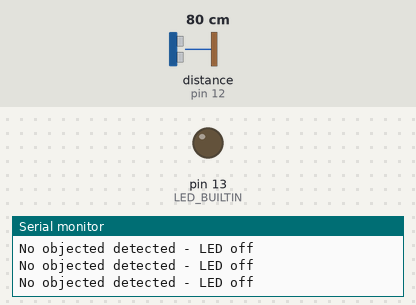
A sketch run on a simulated Arduino Uno, built with avr-gcc and run on an emulated ATmega328P. Parts: output pins drawn as LEDs (lit = HIGH), the last lines printed to the serial monitor. Wiring (inferred from the names in the program): ultrasonic range finder: trigger pin 11; echo pin 12. The test bench sets the inputs (shaded band); at power-on: distance to the obstacle (sensor on pin 12) 80 cm. The echo pulse lasts 58.3 µs per cm; pins used as bus, display or sensor lines are not drawn.

Above: at 1.2 s.
1.3 s: distance to the obstacle (sensor on pin 12) set to 12 cm
4.3 s: distance to the obstacle (sensor on pin 12) set to 9 cm
At 5.8 s:
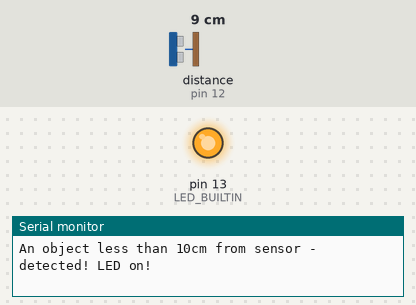
Timing chart, 0 to 13.0 s (numbered marks = the images above; inputs shaded):
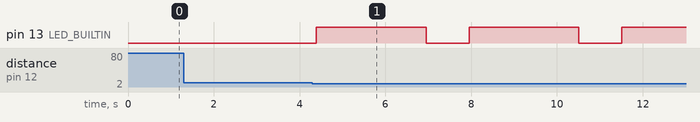

The sketch:

T1P.ino
```cpp
const int trigger = 11;
const int echo = 12;

int getUltrasonicDistance() {
  // Function to retreive the distance reading of the ultrasonic sensor
  long duration;
  int distance;

  // Assure the trigger pin is LOW:
  digitalWrite(trigger, LOW);
  // Brief pause:
  delayMicroseconds(5);

  // Trigger the sensor by setting the trigger to HIGH:
  digitalWrite(trigger, HIGH);
  // Wait a moment before turning off the trigger:
  delayMicroseconds(10);
  // Turn off the trigger:
  digitalWrite(trigger, LOW);

  // Read the echo pin:
  duration = pulseIn(echo, HIGH);
  // Calculate the distance in centimeter (CM):
  distance = duration * 0.034 / 2;

  // Uncomment this line to return value in IN instead of CM:
  //distance = distance * 0.3937008

  // Return the distance read from the sensor:
  return distance;
}

void setup() {

  // initialize digital pin LED_BUILTIN as an output.
  pinMode(LED_BUILTIN, OUTPUT);

  // Define inputs and outputs:
  pinMode(trigger, OUTPUT);
  pinMode(echo, INPUT);

  // Start the serial monitor:
  Serial.begin(9600);
}

void loop() {
  // Print the distance to the serial monitor:
  // Serial.print("Distance: ");
  // Serial.println(getUltrasonicDistance());

  if (getUltrasonicDistance() < 10) {
    Serial.println("An object less than 10cm from sensor - detected! LED on!");
    digitalWrite(LED_BUILTIN, HIGH);  // turn the LED on (HIGH is the voltage level)
    Serial.println("An object less than 10cm from sensor - detected! LED on!");
    delay(2500);                      // wait for a second
    digitalWrite(LED_BUILTIN, LOW);   // turn the LED off by making the voltage LOW
    delay(1000);                      // wait for a second
  } else {
    Serial.println("No objected detected - LED off");
  }
}
```

Measured:
- the behaviour switches between 11 and 10 cm on distance to the obstacle (sensor on pin 12) (found by bisection; images 0 and 1)
- after the input at 4.3 s, pin 13 (LED_BUILTIN): alternates HIGH for 2.6 s and LOW for 1.0 s, starting after 0.09 s
